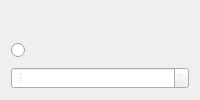
               <widget class="QWidget" name="widget" native="true">
                <layout class="QVBoxLayout" name="verticalLayout_24">
                 <item>
                  <widget class="QLabel" name="label">
                   <property name="styleSheet">
                    <string notr="true">color: rgb(238, 238, 236);</string>
                   </property>
                   <property name="text">
                    <string>Clock/Start Channel</string>
                   </property>
                  </widget>
                 </item>
                 <item>
                  <widget class="QRadioButton" name="autostart">
                   <property name="sizePolicy">
                    <sizepolicy hsizetype="Minimum" vsizetype="Minimum">
                     <horstretch>0</horstretch>
                     <verstretch>0</verstretch>
                    </sizepolicy>
                   </property>
                   <property name="styleSheet">
                    <string notr="true">color: rgb(238, 238, 236);</string>
                   </property>
                   <property name="text">
                    <string>Auto</string>
                   </property>
                  </widget>
                 </item>
                 <item>
                  <widget class="QSpinBox" name="startChan">
                   <property name="sizePolicy">
                    <sizepolicy hsizetype="Minimum" vsizetype="Minimum">
                     <horstretch>0</horstretch>
                     <verstretch>0</verstretch>
                    </sizepolicy>
                   </property>
                   <property name="styleSheet">
                    <string notr="true">color: rgb(238, 238, 236);</string>
                   </property>
                   <property name="minimum">
                    <number>0</number>
                   </property>
                   <property name="maximum">
                    <number>5</number>
                   </property>
                   <property name="value">
                    <number>3</number>
                   </property>
                  </widget>
                 </item>
                </layout>
               </widget>
